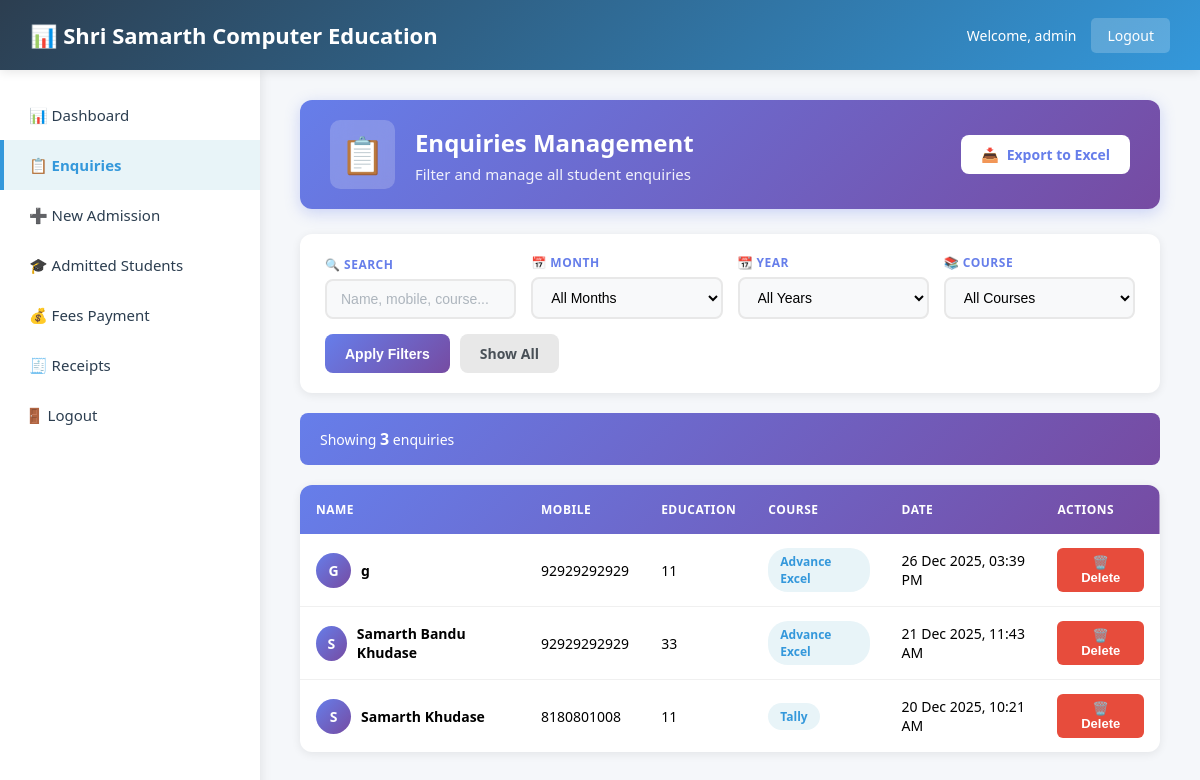
Before: /enquiries/ (signed in) with the older database file.
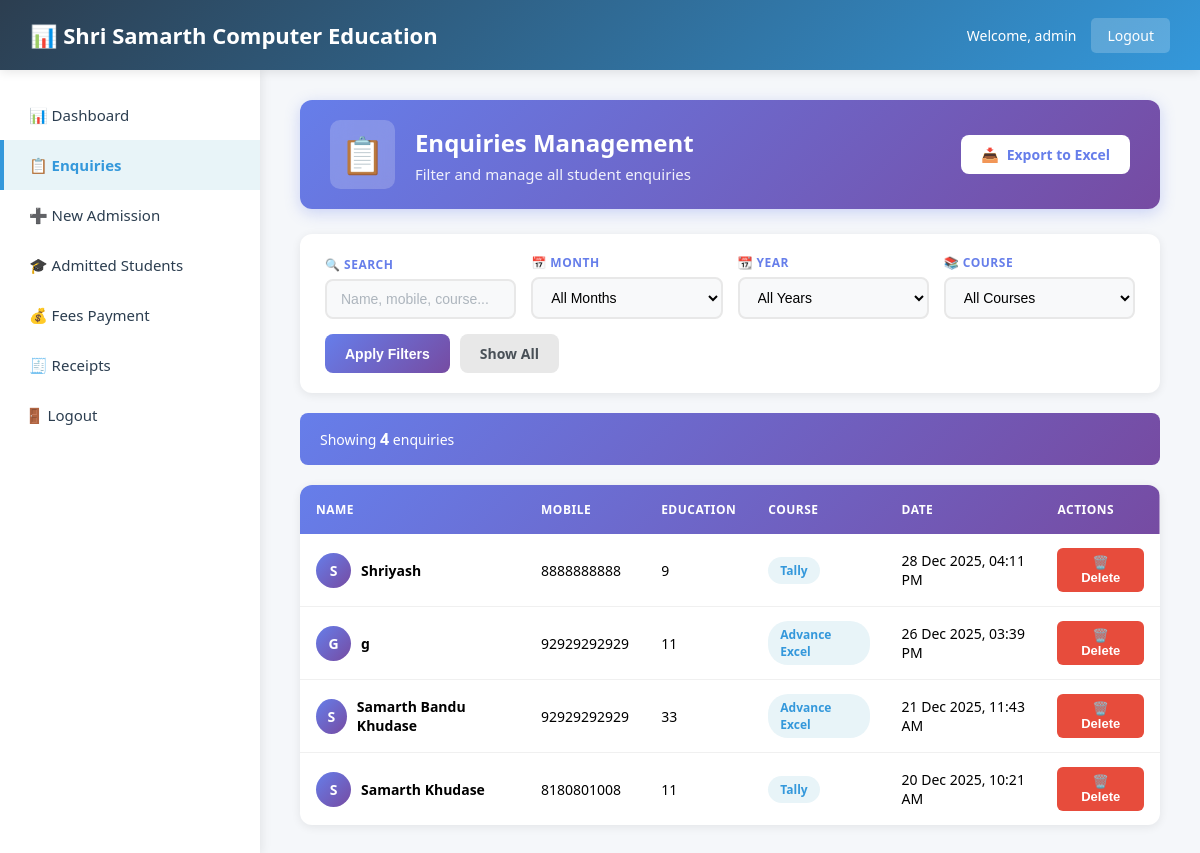
After: the same page with the newer database file.
### core/models.py (models this page shows, shortened)
class Enquiry(models.Model):
    name = models.CharField(max_length=100)
    mobile = models.CharField(max_length=15)
    education = models.CharField(max_length=100)
    course = models.CharField(max_length=50)
    created_at = models.DateTimeField(auto_now_add=True)

### core/views.py (the view)
# urls.py: path('enquiries/', views.enquiry_list, name='enquiry_list'),
@login_required
def enquiry_list(request):
    search = request.GET.get("search", "")
    month = request.GET.get("month", "")
    year = request.GET.get("year", "")
    course = request.GET.get("course", "")
    enquiries = Enquiry.objects.all().order_by("-created_at")
    if search:
        enquiries = enquiries.filter(
            Q(name__icontains=search) |
            Q(mobile__icontains=search) |
            Q(course__icontains=search)
        )
    if month:
        enquiries = enquiries.filter(created_at__month=month)
    if year:
        enquiries = enquiries.filter(created_at__year=year)
    if course:
        enquiries = enquiries.filter(course=course)
    available_years = (
        Enquiry.objects
        .annotate(year=ExtractYear('created_at'))
        .values_list('year', flat=True)
        .distinct()
        .order_by('-year')
    )
    available_courses = (
        Enquiry.objects
        .values_list('course', flat=True)
        .distinct()
        .order_by('course')
    )
    paginator = Paginator(enquiries, 10)
    page_number = request.GET.get("page")
    page_obj = paginator.get_page(page_number)
    filters_query = ""
    if search:
        filters_query += f"&search={search}"
    if month:
        filters_query += f"&month={month}"
    if year:
        filters_query += f"&year={year}"
    if course:
        filters_query += f"&course={course}"
    return render(request, "core/enquiries.html", {
        "page_obj": page_obj,
        "search": search,
        "month": month,
        "year": year,
        "course": course,
        "available_years": available_years,
        "available_courses": available_courses,
        "filters_query": filters_query,
        "active_page": "enquiries"
    })

### templates/core/enquiries.html (shortened to what this page needs)
{% extends 'base/base.html' %}
{% load static %}
{% block page_heading %}
<div class="page-header-enq">
    <div class="page-header-content-enq">
        <div class="page-title-wrapper">
            <div class="page-icon-enq">📋</div>
            <div>
                <h1 class="page-title-enq">Enquiries Management</h1>
                <p class="page-subtitle">Filter and manage all student enquiries</p>
            </div>
        </div>
        <div class="page-actions-enq">
            <a href="{% url 'export_enquiries' %}?{{ request.GET.urlencode }}" class="action-btn-enq primary">
                <span>📥</span> Export to Excel
            </a>
        </div>
    </div>
</div>
{% endblock %}
{% block extra_css %}
<link rel="stylesheet" href="{% static 'core/enquiries.css' %}">
{% endblock %}
{% block content %}
<div class="filters-container">
    <form method="get" class="filters-form">
        <div class="filter-group">
            <label for="search">🔍 Search</label>
            <input
                type="text"
                name="search"
                id="search"
                placeholder="Name, mobile, course..."
                value="{{ search }}"
                class="filter-input"
            >
        </div>
        <div class="filter-group">
            <label for="month">📅 Month</label>
            <select name="month" id="month" class="filter-select">
                <option value="">All Months</option>
            </select>
        </div>
        <div class="filter-group">
            <label for="year">📆 Year</label>
            <select name="year" id="year" class="filter-select">
                <option value="">All Years</option>
            </select>
        </div>
        <div class="filter-group">
            <label for="course">📚 Course</label>
            <select name="course" id="course" class="filter-select">
                <option value="">All Courses</option>
            </select>
        </div>
        <div class="filter-buttons">
            <button type="submit" class="filter-btn apply">
                Apply Filters
            </button>
            <a href="{% url 'enquiry_list' %}" class="filter-btn reset">
                Show All
            </a>
        </div>
    </form>
</div>
<div class="results-summary">
    <p>
        Showing <strong>{{ page_obj.paginator.count }}</strong> enquir{{ page_obj.paginator.count|pluralize:"y,ies" }}
    </p>
</div>
<div class="table-container">
    <table class="data-table">
        <thead>
            <tr>
                <th>Name</th>
                <th>Mobile</th>
                <th>Education</th>
                <th>Course</th>
                <th>Date</th>
                <th>Actions</th>
            </tr>
        </thead>
        <tbody>
            {% for e in page_obj %}
            <tr>
                <td>
                    <div class="name-cell">
                        <span class="avatar">{{ e.name.0|upper }}</span>
                        {{ e.name }}
                    </div>
                </td>
                <td>{{ e.mobile }}</td>
                <td>{{ e.education }}</td>
                <td>
                    <span class="course-badge">{{ e.course }}</span>
                </td>
                <td>{{ e.created_at|date:"d M Y, h:i A" }}</td>
                <td>
                    <button
                        type="button"
                        class="btn red"
                        onclick="confirmDelete({{ e.id }})"
                    >
                        🗑️ Delete
                    </button>
                </td>
            </tr>
            {% endfor %}
        </tbody>
    </table>
</div>
{% endblock %}

Changed rows visible on the page:
added Enquiry: name.0 "S", name "Shriyash", mobile "8888888888", education "9", course "Tally", created_at "28 Dec 2025, 04:11 PM"
Other visible differences:
{{ page_obj.paginator.count }}: "3" → "4"
